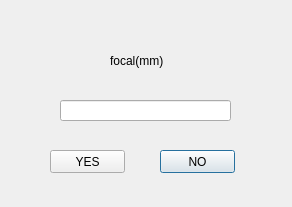
<?xml version="1.0" encoding="UTF-8"?>
<ui version="4.0">
 <class>foca</class>
 <widget class="QDialog" name="foca">
  <property name="geometry">
   <rect>
    <x>0</x>
    <y>0</y>
    <width>292</width>
    <height>207</height>
   </rect>
  </property>
  <property name="windowTitle">
   <string>foca</string>
  </property>
  <widget class="QLabel" name="label_2">
   <property name="geometry">
    <rect>
     <x>110</x>
     <y>50</y>
     <width>61</width>
     <height>21</height>
    </rect>
   </property>
   <property name="text">
    <string>focal(mm)</string>
   </property>
  </widget>
  <widget class="QPushButton" name="pushButton_2">
   <property name="geometry">
    <rect>
     <x>160</x>
     <y>150</y>
     <width>75</width>
     <height>23</height>
    </rect>
   </property>
   <property name="text">
    <string>NO</string>
   </property>
  </widget>
  <widget class="QLineEdit" name="lineEdit">
   <property name="geometry">
    <rect>
     <x>60</x>
     <y>100</y>
     <width>171</width>
     <height>21</height>
    </rect>
   </property>
   <property name="text">
    <string/>
   </property>
  </widget>
  <widget class="QPushButton" name="pushButton">
   <property name="geometry">
    <rect>
     <x>50</x>
     <y>150</y>
     <width>75</width>
     <height>23</height>
    </rect>
   </property>
   <property name="text">
    <string>YES</string>
   </property>
  </widget>
 </widget>
 <layoutdefault spacing="6" margin="11"/>
 <resources/>
 <connections>
  <connection>
   <sender>pushButton_2</sender>
   <signal>clicked()</signal>
   <receiver>foca</receiver>
   <slot>close()</slot>
   <hints>
    <hint type="sourcelabel">
     <x>213</x>
     <y>166</y>
    </hint>
    <hint type="destinationlabel">
     <x>213</x>
     <y>179</y>
    </hint>
   </hints>
  </connection>
  <connection>
   <sender>pushButton</sender>
   <signal>clicked()</signal>
   <receiver>foca</receiver>
   <slot>accept()</slot>
   <hints>
    <hint type="sourcelabel">
     <x>98</x>
     <y>162</y>
    </hint>
    <hint type="destinationlabel">
     <x>98</x>
     <y>173</y>
    </hint>
   </hints>
  </connection>
 </connections>
</ui>
